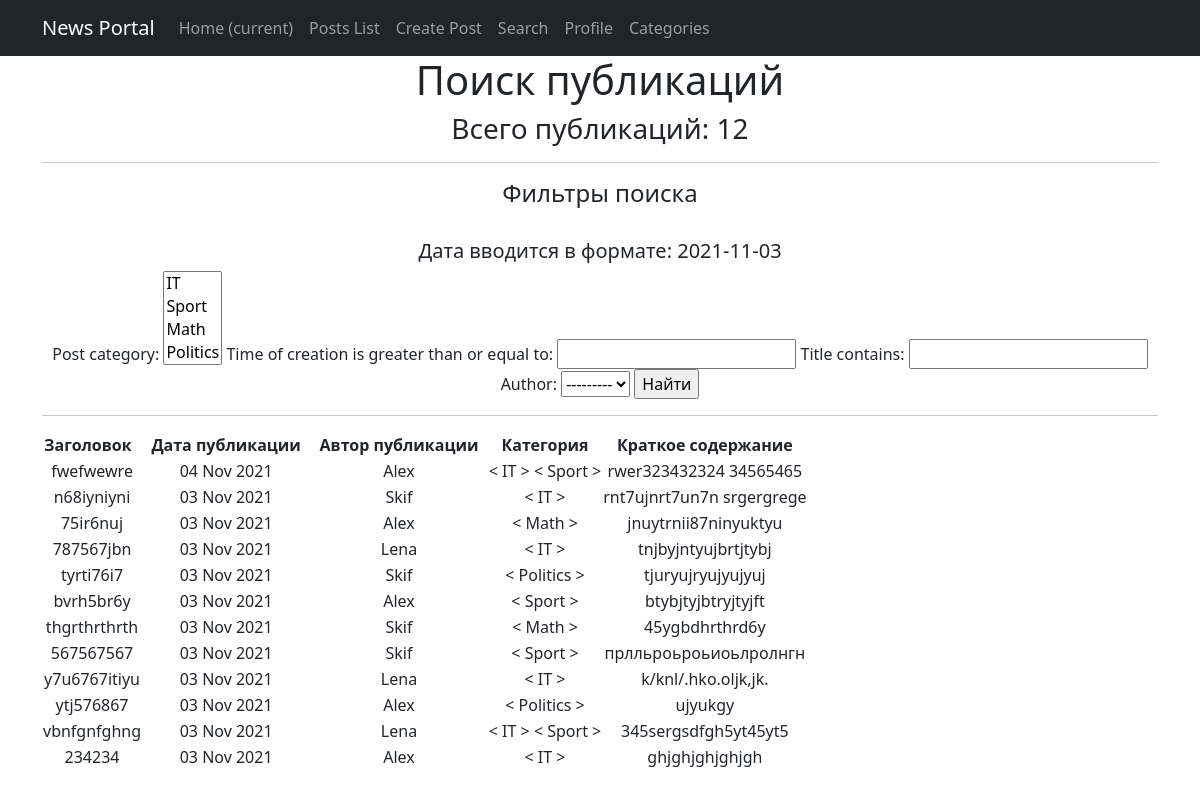
Page /posts/search/ on the earlier database version.
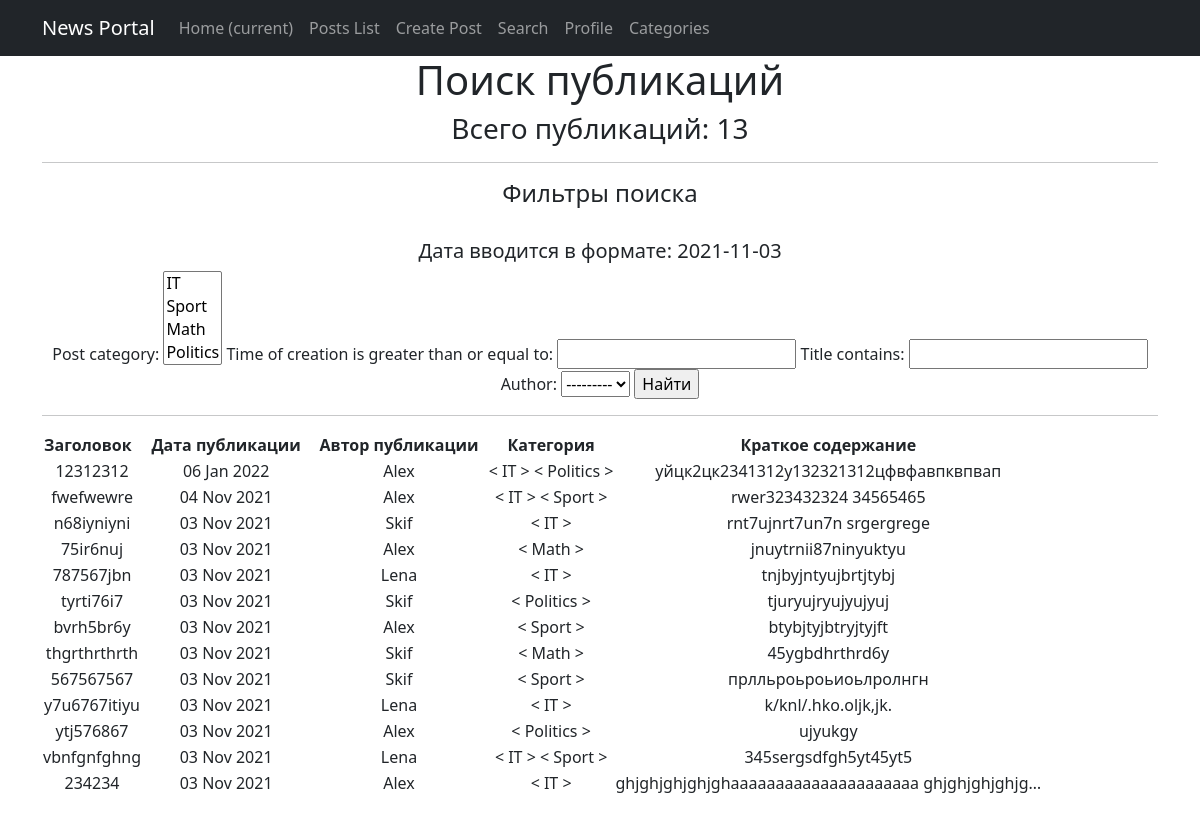
Same page on the later database version.
### news/models.py (models this page shows, shortened)
class Post(models.Model):
    article = 'AR'
    news = 'NW'
    kind = [
        (article, 'Статья'),
        (news, 'Новость')
    ]
    author = models.ForeignKey(Author, on_delete=models.CASCADE)
    view = models.CharField(max_length=2, choices=kind, default=article)
    time_of_creation = models.DateTimeField(auto_now_add=True)
    post_category = models.ManyToManyField(Category, through='PostCategory')
    title = models.CharField(max_length=128)
    text = models.TextField()
    post_rating = models.IntegerField(default=0)
    class Meta:
        verbose_name = 'Публикация'
        verbose_name_plural = 'Публикации'

class Author(models.Model):
    author_user = models.OneToOneField(User, on_delete=models.CASCADE)
    author_rating = models.IntegerField(default=0)
    class Meta:
        verbose_name = 'Автор'
        verbose_name_plural = 'Авторы'
    def __str__(self):
        return f'{self.author_user}'

class Category(models.Model):
    name = models.CharField(max_length=64, unique=True)
    class Meta:
        verbose_name = 'Категория'
        verbose_name_plural = 'Категории'
    def __str__(self):
        return f'{self.name}'

### news/views.py (the view)
# urls.py: path('search/', PostsSearch.as_view(), name='search'),
class PostsSearch(ListView):
    model = Post
    template_name = 'news/search.html'
    context_object_name = 'posts_search'
    ordering = ['-time_of_creation']
    def get_context_data(self, **kwargs):
        context = super().get_context_data(**kwargs)
        context['filter'] = PostFilter(self.request.GET, queryset=self.get_queryset()) # вписываем наш фильтр в контекст
        return context

### news/templatetags/custom_filters.py (called while the page is built)
@register.filter(name='censor')
def censor(value):
    censor_list = ['мат']
    text = value.split()
    for word in text:
        if word.lower() in censor_list:
            value = value.replace(word, '[CENSORED]')
    return value

### templates/news/search.html (shortened to what this page needs)
{% extends 'default.html' %}
{% load custom_filters %}
{% block content %}
    <h1>Поиск публикаций</h1>
    <h3><p align="center">Всего публикаций: {{ posts_search|length }}</p></h3>
    <hr>
    <h4>Фильтры поиска</h4>
    <br>
    <h5>Дата вводится в формате: 2021-11-03</h5>
    <form method="GET">
        {{ filter.form }}
        <input type="submit" value="Найти">
    </form>
    <hr>
    {% if posts_search %}
       <table>
           <thead>
              <th>
                  <b>Заголовок &nbsp </b>
              </th>
              <th>
                  <b> &nbsp Дата публикации &nbsp </b>
              </th>
              <th>
                  <b> &nbsp Автор публикации &nbsp </b>
              </th>
              <th>
                  <b> &nbsp Категория &nbsp </b>
              </th>
              <th>
                  <b> &nbsp Краткое содержание &nbsp</b>
              </th>
           </thead>
      {% for post in filter.qs %}
          <tr>
              <td>
                  {{ post.title|censor }}
              </td>
              <td>
                  {{ post.time_of_creation|date:'d M Y'}}
              </td>
              <td>
                  {{ post.author }}
              </td>
              <td>
                  {% for category in post.post_category.all %}
                  < {{ category }} >
                  {% endfor %}
              </td>
              <td>
                  {{ post.text|truncatechars:50|censor }}
              </td>
          </tr>
      {% endfor %}
      </table>
    <br>
    {% else %}
      <h2>Публикаций нет!</h2>
    {% endif %}
{% endblock content %}

Differences in the rows shown:
added Post: title|censor "12312312", time_of_creation "06 Jan 2022", author "Alex", text|censor "уйцк2цк2341312у132321312цфвфавпквпвап", Category (name "IT"), Category (name "Politics")
changed Post: text|censor "ghjghjghjghjgh" → "ghjghjghjghjghааааааааааааааааааааа ghjghjghjghjg…"
Other differences:
{{ posts_search|length }}: "12" → "13"
